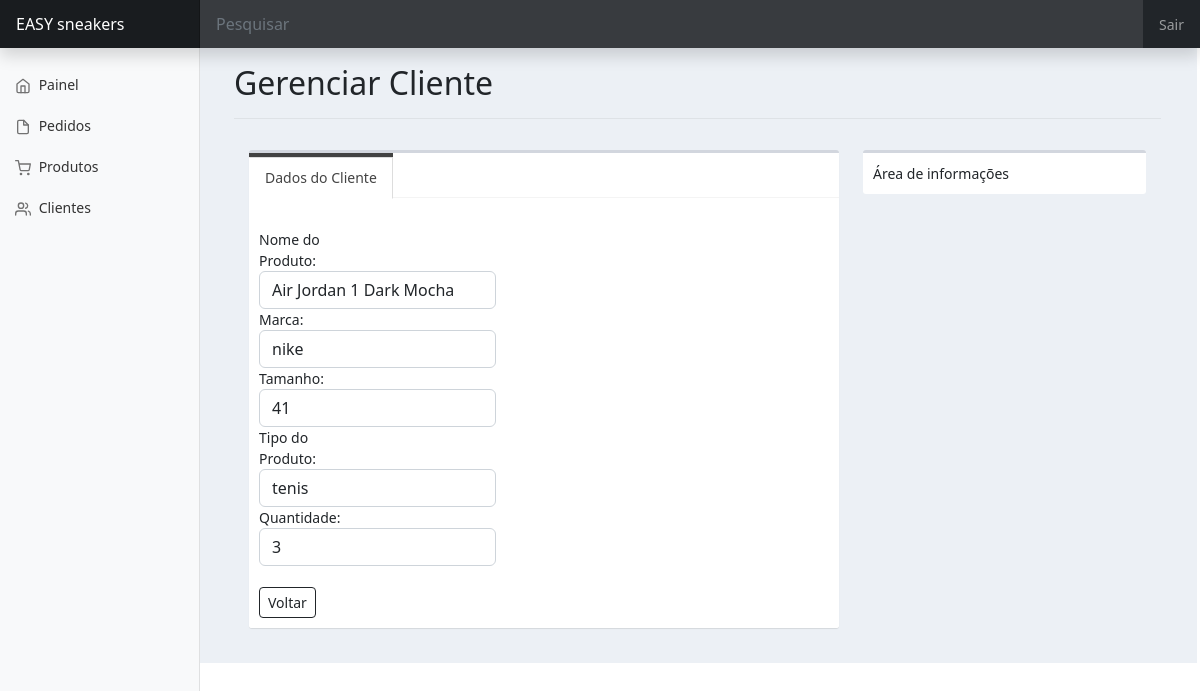
The app's page /adm/vzprod.php?id=26 with its own data.
### tables this page shows
CREATE TABLE `vendas` (
  `id` int(10) UNSIGNED NOT NULL,
  `nome_prod` varchar(60) NOT NULL,
  `marca_prod` varchar(60) DEFAULT NULL,
  `tamanho_prod` int(11) DEFAULT NULL,
  `tipo_prod` varchar(60) DEFAULT NULL,
  `qnt_prod` int(11) DEFAULT NULL
);

### classes/Vendas.php (called while the page is built, shortened)
<?php
class Venda
{
    public $id;
    public function __construct($id = false)
    {
        if ($id) {
            $this->id = $id;
            $this->carregar();
        }
    }
    public function carregar()
    {
        $sql = "SELECT * FROM vendas WHERE id=". $this->id;
        $conexao = new PDO('mysql:host=127.0.0.1;dbname=easysneakers', 'root', '');
        $resultado = $conexao->query($sql);
        $linha = $resultado->fetch();
        $this->nome_prod = $linha['nome_prod'];
        $this->marca_prod = $linha['marca_prod'];
        $this->tamanho_prod = $linha['tamanho_prod'];
        $this->tipo_prod = $linha['tipo_prod'];
        $this->qnt_prod = $linha['qnt_prod'];
    }
}

### adm/vzprod.php (the view, shortened to what this page needs)
<?php
	require_once '../classes/Vendas.php';
	$id = $_GET['id'];
  	$venda = new Venda($id);
?>
<!doctype html>
<html lang="pt-br">
  <head>
    <link href="../assets/dist/css/bootstrap.min.css" rel="stylesheet">
    <link rel="stylesheet" href="../css/adm.css">
    <link href="dashboard.css" rel="stylesheet">
  </head>
  <body>
    <header class="navbar navbar-dark sticky-top bg-dark flex-md-nowrap p-0 shadow">
    <a class="navbar-brand col-md-3 col-lg-2 me-0 px-3 fs-6" href="#">EASY sneakers</a>
    <input class="form-control form-control-dark w-100 rounded-0 border-0" type="text" placeholder="Pesquisar" aria-label="Search">
    <div class="navbar-nav">
    <div class="nav-item text-nowrap">
      <a class="nav-link px-3" href="adm-logout.php">Sair</a>
    </div>
  </div>
</header>
<div class="container-fluid">
  <div class="row">
  <div class="content-wrapper">
    <main class="col-md-9 ms-sm-auto col-lg-10 px-md-4">
      <div class="d-flex justify-content-between flex-wrap flex-md-nowrap align-items-center pt-3 pb-2 mb-3 border-bottom">
        <h1 class="h2">Gerenciar Cliente</h1>
        </div>
        <section class="content container-fluid">
            <div class="row">
                <div class="col-xs-12 col-sm-8">
                    <div class="box">
                        <div class="nav-tabs-custom">
                            <ul class="nav nav-tabs">
                                <li class="active"><a href="#pessoais" data-toggle="tab">Dados do Cliente</a></li>
                            </ul>
                            <div class="tab-content">
                                <div class="tab-pane active" id="pessoais">
                                    <div class="post"><br>
                                        <form id="form1" name="form1" class="form-horizontal" action="cliente-editar-gravar.php" method="post" onsubmit="return checkCheckBox(this)" enctype="multipart/form-data">
                                            <div class="row">
                                                <div class="col-xs-12">
                                                    <div class="form-group">
                                                        <label class="col-md-2 control-label">Nome do Produto:</label>
                                                        <div class="col-sm-5">
                                                            <input type="text" class="form-control" value="<?php echo $venda->nome_prod ?>" readonly/>
                                                        </div>
                                                    </div>
                                                    <div class="form-group">
                                                        <label class="col-md-2 control-label">Marca:</label>
                                                        <div class="col-sm-5">
                                                            <input type="text" class="form-control" value="<?php echo $venda->marca_prod ?>" readonly/>
                                                        </div>
                                                    </div>
                                                    <div class="form-group">
                                                        <label class="col-md-2 control-label">Tamanho:</label>
                                                        <div class="col-sm-5">
                                                            <input type="text" class="form-control" value="<?php echo $venda->tamanho_prod ?>" readonly/>
                                                        </div>
                                                    </div>
                                                    <div class="form-group">
                                                        <label class="col-md-2 control-label">Tipo do Produto:</label>
                                                        <div class="col-sm-5">
                                                            <input type="text" class="form-control" value="<?php echo $venda->tipo_prod ?>" readonly/>
                                                        </div>
                                                    </div>
                                                    <div class="form-group">
                                                        <label class="col-md-2 control-label">Quantidade:</label>
                                                        <div class="col-sm-5">
                                                            <input type="text" class="form-control" value="<?php echo $venda->qnt_prod ?>" readonly/>
                                                        </div>
                                                    </div>
                                                </div>
                                            </div>
                                            <div class="row">
                                                <div class="col-xs-12">
                                                    <div class="box-footer">
                                                        <div class="col-md-6 col-sm-offset-2 pull-left">
                                                        <a href="pedidos.php" class="btn btn-sm btn-outline-dark">Voltar</a>
                                                        </div>
                                                    </div>
                                                </div>
                                            </div>
                                        </form>
                                    </div>
                                </div>
                            </div>
                        </div>
                    </div>
                </div>
                <div class="col-xs-12 col-sm-4">
                  <div class="box box-default dicas">
                    <div class="box-body box-profile">
                      <div class="direct-chat-msg">
                        <div class="direct-chat-info clearfix">
                          <span class="direct-chat-name pull-left">Área de informações</span>
                        </div>
                      </div>
                    </div>
                  </div>
                </div>
            </div>
        </section>
      </div>
  </div>
</div>
  </body>
</html>

### css/adm.css (style rules this page uses)
.content { min-height: 250px; padding: 15px; margin-right: auto; margin-left: auto; padding-left: 15px; padding-right: 15px; }
.container-fluid { padding-right: 15px; padding-left: 15px; margin-right: auto; margin-left: auto; }
.nav-tabs-custom { margin-bottom: 20px; background: #fff; box-shadow: 0 1px 1px rgb(0 0 0 / 10%); border-radius: 3px; }
.nav-tabs-custom>.nav-tabs { margin: 0; border-bottom-color: #f4f4f4; border-top-right-radius: 3px; border-top-left-radius: 3px; }
.nav-tabs { border-bottom: 1px solid #ddd; }
.nav { padding-left: 0; margin-bottom: 0; list-style: none; }
.nav>li>a { position: relative; display: block; padding: 10px 15px; }
.nav-tabs>li>a { margin-right: 2px; line-height: 1.42857143; border: 1px solid transparent; border-radius: 4px 4px 0 0; }
.nav-tabs-custom>.nav-tabs>li:first-of-type.active>a { border-left-color: transparent; }
.nav-tabs>li.active>a, .nav-tabs>li.active>a:focus, .nav-tabs>li.active>a:hover { color: #555; cursor: default; background-color: #fff; border: 1px solid #ddd; border-bottom-color: transparent; }
.nav-tabs-custom>.nav-tabs>li>a { color: #444; border-radius: 0; }
.nav-tabs-custom>.nav-tabs>li>a, .nav-tabs-custom>.nav-tabs>li>a:hover { background: transparent; margin: 0; }
.nav-tabs-custom>.nav-tabs>li.active>a, .nav-tabs-custom>.nav-tabs>li.active:hover>a { background-color: #fff; color: #444; }
.nav-tabs-custom>.tab-content { background: #fff; padding: 10px; border-bottom-right-radius: 3px; border-bottom-left-radius: 3px; }
a { color: #337ab7; text-decoration: none; background-color: transparent; }
.content-wrapper { background-color: #ecf0f5; }
ul { display: block; list-style-type: disc; margin-block-start: 1em; margin-block-end: 1em; margin-inline-start: 0px; margin-inline-end: 0px; padding-inline-start: 40px; }
ol, ul { margin-top: 0; margin-bottom: 10px; }
.box-body { border-top-left-radius: 0; border-top-right-radius: 0; border-bottom-right-radius: 3px; border-bottom-left-radius: 3px; padding: 10px; }
.box { position: relative; border-radius: 3px; background: #ffffff; border-top: 3px solid #d2d6de; margin-bottom: 20px; width: 100%; box-shadow: 0 1px 1pxrgba(0,0,0,0.1); }
.nav-tabs-custom>.nav-tabs>li.active { border-top-color: #424242; }
.nav-tabs-custom>.nav-tabs>li:first-of-type { margin-left: 0; }
.nav-tabs-custom>.nav-tabs>li { border-top: 4px solid transparent; margin-bottom: -2px; margin-right: 5px; }
.nav-tabs>li { float: left; margin-bottom: -1px; }
.nav>li { position: relative; display: block; }

### adm/dashboard.css (style rules this page uses)
body { font-size: .875rem; }
.feather { width: 16px; height: 16px; }
.sidebar { position: fixed; top: 0; bottom: 0; left: 0; z-index: 100; padding: 48px 0 0; box-shadow: inset -1px 0 0 rgba(0, 0, 0, .1); }
.sidebar-sticky { height: calc(100vh - 48px); overflow-x: hidden; overflow-y: auto; }
.sidebar .nav-link { font-weight: 500; color: #333; }
.sidebar .nav-link .feather { margin-right: 4px; color: #727272; }
.navbar-brand { padding-top: .75rem; padding-bottom: .75rem; background-color: rgba(0, 0, 0, .25); box-shadow: inset -1px 0 0 rgba(0, 0, 0, .25); }
.navbar .form-control { padding: .75rem 1rem; }
.form-control-dark { color: #fff; background-color: rgba(255, 255, 255, .1); border-color: rgba(255, 255, 255, .1); }

### records on screen
vendas: nome_prod "Air Jordan 1 Dark Mocha", marca_prod "nike", tamanho_prod "41", tipo_prod "tenis", qnt_prod "3"
